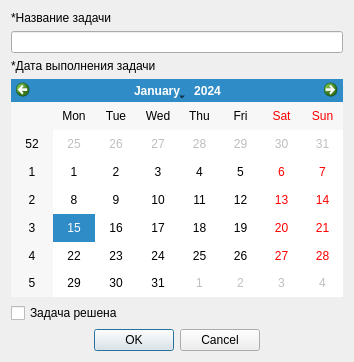
<?xml version="1.0" encoding="UTF-8"?>
<ui version="4.0">
 <class>EditDialogTwo</class>
 <widget class="QDialog" name="EditDialogTwo">
  <property name="geometry">
   <rect>
    <x>0</x>
    <y>0</y>
    <width>354</width>
    <height>362</height>
   </rect>
  </property>
  <property name="windowTitle">
   <string>Редактирование задачи</string>
  </property>
  <property name="styleSheet">
   <string notr="true">QLabel {
	font: 75 11pt &quot;Ubuntu Mono&quot;;
}

QLineEdit {
	font: 57 11pt &quot;Ubuntu&quot;;
}</string>
  </property>
  <layout class="QVBoxLayout" name="verticalLayout">
   <item>
    <widget class="QLabel" name="label">
     <property name="text">
      <string>*Название задачи</string>
     </property>
    </widget>
   </item>
   <item>
    <widget class="QLineEdit" name="lineEdit">
     <property name="clearButtonEnabled">
      <bool>true</bool>
     </property>
    </widget>
   </item>
   <item>
    <widget class="QLabel" name="label_2">
     <property name="text">
      <string>*Дата выполнения задачи</string>
     </property>
    </widget>
   </item>
   <item>
    <widget class="QCalendarWidget" name="calendarWidget"/>
   </item>
   <item>
    <widget class="QCheckBox" name="checkBox">
     <property name="text">
      <string>Задача решена</string>
     </property>
    </widget>
   </item>
   <item>
    <widget class="QDialogButtonBox" name="buttonBox">
     <property name="orientation">
      <enum>Qt::Horizontal</enum>
     </property>
     <property name="standardButtons">
      <set>QDialogButtonBox::Cancel|QDialogButtonBox::Ok</set>
     </property>
     <property name="centerButtons">
      <bool>true</bool>
     </property>
    </widget>
   </item>
  </layout>
 </widget>
 <resources/>
 <connections>
  <connection>
   <sender>buttonBox</sender>
   <signal>accepted()</signal>
   <receiver>EditDialogTwo</receiver>
   <slot>accept()</slot>
   <hints>
    <hint type="sourcelabel">
     <x>248</x>
     <y>254</y>
    </hint>
    <hint type="destinationlabel">
     <x>157</x>
     <y>274</y>
    </hint>
   </hints>
  </connection>
  <connection>
   <sender>buttonBox</sender>
   <signal>rejected()</signal>
   <receiver>EditDialogTwo</receiver>
   <slot>reject()</slot>
   <hints>
    <hint type="sourcelabel">
     <x>316</x>
     <y>260</y>
    </hint>
    <hint type="destinationlabel">
     <x>286</x>
     <y>274</y>
    </hint>
   </hints>
  </connection>
 </connections>
</ui>
